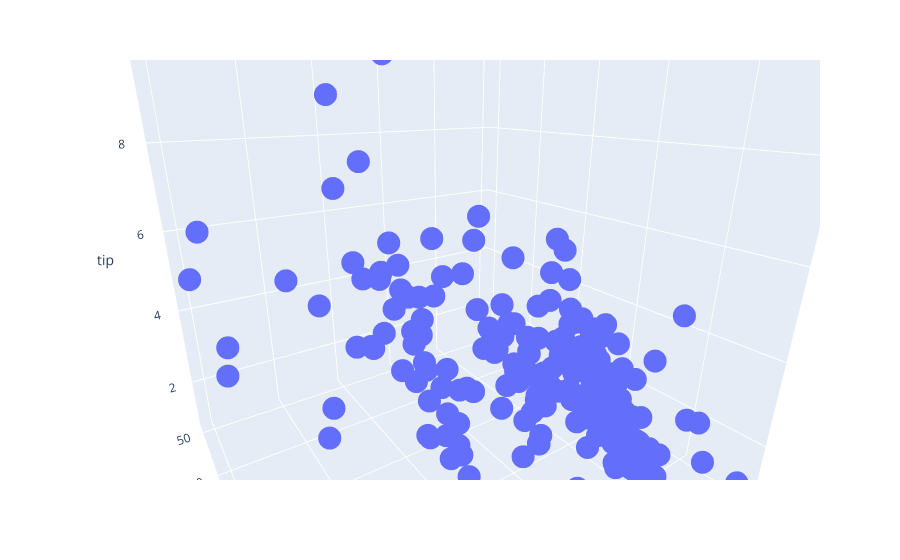

Source (notebook cell):
### Code cell
# make 3d plot of our data
px.scatter_3d(data, x = 'total_bill', y = 'size', z = 'tip')
# 3D plot: As the total bill goes up, the tip goes up; as the size goes up, the tip goes up.

### Figure 1 — Plotly figure (JSON) as saved in the notebook; plotly's stock layout.template omitted (floating-point values rounded to 4 significant figures; data arrays with more than 128 entries replaced by an {"elided": "..."} marker saying what was removed)
{"data": [{"hovertemplate": "total_bill=%{x}<br>size=%{y}<br>tip=%{z}<extra></extra>", "legendgroup": "", "marker": {"color": "#636efa", "symbol": "circle"}, "mode": "markers", "name": "", "scene": "scene", "showlegend": false, "type": "scatter3d", "x": {"elided": "244 float values"}, "y": {"elided": "244 int values"}, "z": {"elided": "244 float values"}}], "layout": {"autosize": true, "legend": {"tracegroupgap": 0}, "margin": {"t": 60}, "scene": {"aspectmode": "auto", "aspectratio": {"x": 1, "y": 1, "z": 1}, "camera": {"center": {"x": 0, "y": 0, "z": 0}, "eye": {"x": -0.8742, "y": 0.5947, "z": 0.3691}, "projection": {"type": "perspective"}, "up": {"x": 0, "y": 0, "z": 1}}, "domain": {"x": [0, 1], "y": [0, 1]}, "xaxis": {"title": {"text": "total_bill"}, "type": "linear"}, "yaxis": {"title": {"text": "size"}, "type": "linear"}, "zaxis": {"title": {"text": "tip"}, "type": "linear"}}}}
